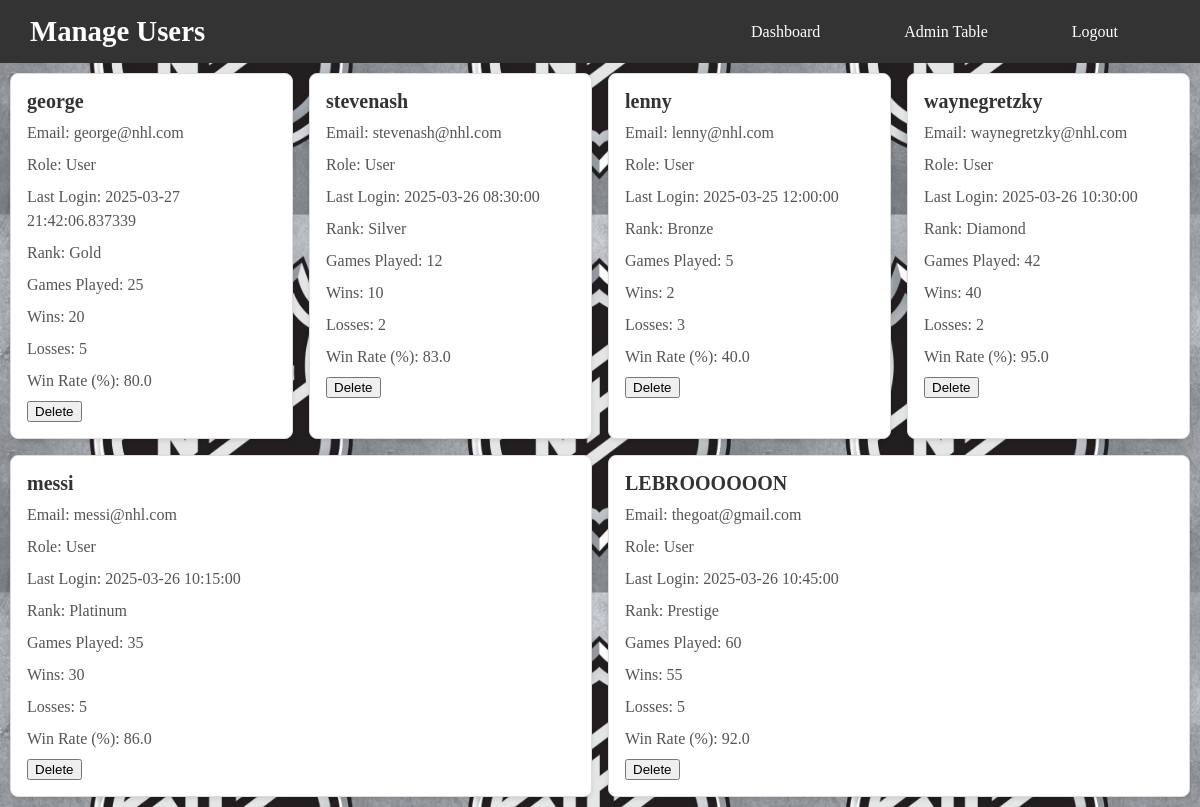
The app's page /manageUsers (signed in), older data.
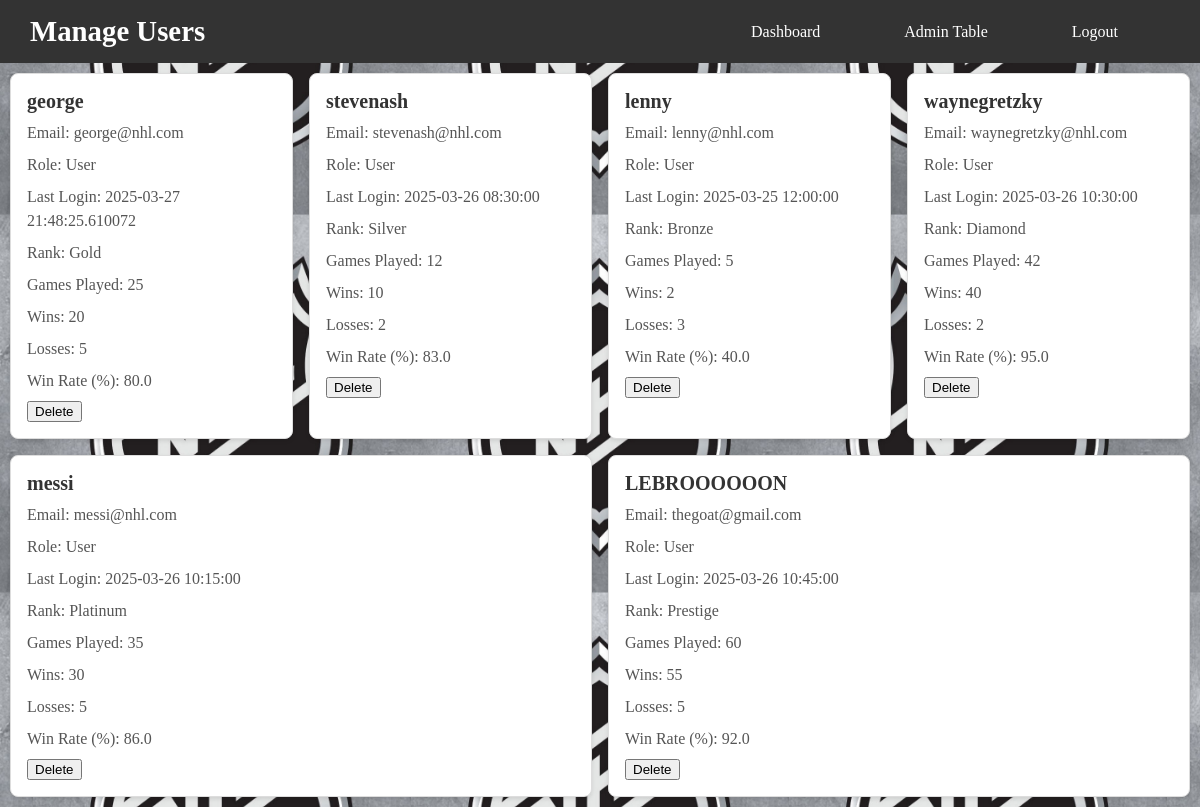
The same page, newer data.
### app/app.py (models this page shows, shortened)
class User(UserMixin, db.Model):
    __tablename__ = 'user'
    id = db.Column(db.Integer, primary_key=True)
    username = db.Column(db.String(80), unique=True, nullable=False)
    password = db.Column(db.String(80), unique=True, nullable=False)
    email = db.Column(db.String(120), unique=True, nullable=False)
    last_login = db.Column(db.DateTime, default=datetime, onupdate=datetime)
    player_rank = db.Column(db.String(50), nullable=False, default="Bronze")
    total_games_played = db.Column(db.Integer, nullable=False, default=0)
    wins = db.Column(db.Integer, nullable=False, default=0)
    losses = db.Column(db.Integer, nullable=False, default=0)
    win_rate = db.Column(db.Float, nullable=False, default=0.0)

### app/app.py (the view)
@app.route("/manageUsers")
@login_required
def manage_users():
    users = User.query.all()
    return render_template("Admin/manageUsers.html", users=users)

### app/app.py (called while the page is built)
@login_manager.user_loader
def load_user(user_id):
    admin_user = Admin.query.get(int(user_id))  # Check if the user is an admin
    if admin_user:
        return admin_user
    user = User.query.get(int(user_id))     # Check if the user is a regular user
    return user

### app/templates/Admin/manageUsers.html (shortened to what this page needs)
<!DOCTYPE html>
<html lang="en">
<head>
    <link href="../static/CSS/pages/adminStyles.css" rel="stylesheet" type="text/css">
    <link href="../static/CSS/pages/index.css" rel="stylesheet" type="text/css">
    <link href="../static/CSS/components/basics.css" rel="stylesheet" type="text/css">
    <link href="../static/CSS/components/container.css" rel="stylesheet" type="text/css">
</head>
<body>
    <header>
        <nav class="navbar">
                <h1>Manage Users</h1>
                <ul class="nav-links">
                    <li><a href="{{ url_for('admin_home') }}">Dashboard</a></li>
                    <li><a href="{{ url_for('admin_table') }}">Admin Table</a></li>
                    <li><a href="{{ url_for('logout') }}">Logout</a></li>
                </ul>
        </nav>
    </header>
    <div class="user-card-container">
        {% for user in users %}
        <div class="user-card">
            <h3>{{ user.username }}</h3>
            <p>Email: {{ user.email }}</p>
            <p>Role: User</p>
            <p>Last Login: {{ user.last_login }}</p>
            <p>Rank: {{ user.player_rank }}</p>
            <p>Games Played: {{ user.total_games_played }}</p>
            <p>Wins: {{ user.wins }}</p>
            <p>Losses: {{ user.losses }}</p>
            <p>Win Rate (%):  {{ user.win_rate }}</p>
            <div class="actions">
                <form action="{{ url_for('delete_user', user_id=user.id) }}" method="POST" style="display:inline;" onsubmit="return confirm('Are you sure you want to delete this user?');">
                    <button type="submit" class="delete">Delete</button>
                </form>
            </div>
        </div>
        {% endfor %}
    </div>
</body>
</html>

### app/static/CSS/pages/adminStyles.css (style rules this page uses)
.user-card-container { margin: 10px 10px 10px 10px; display: flex; flex-wrap: wrap; gap: 1rem; }
.user-card { background: #ffffff; border: 1px solid #ddd; border-radius: 8px; padding: 1rem; box-shadow: 0 2px 4px rgba(0, 0, 0, 0.1); flex: 1 1 calc(25% - 1rem); box-sizing: border-box; transition: transform 0.2s, box-shadow 0.2s; }
.user-card h3 { margin: 0 0 0.5rem; font-size: 1.25rem; color: #333; font-weight: bold; }
.user-card p { margin: 0.5rem 0; color: #555; line-height: 1.5; }
ul { list-style: none; padding: 0; margin: 0; display: flex; gap: 1rem; }

### app/static/CSS/pages/index.css (style rules this page uses)
.navbar { display: flex; justify-content: space-between; align-items: center; background-color: #333; padding: 15px 30px; color: white; }
.navbar h1 { font-size: 1.8rem; margin: 0; }
.nav-links { list-style: none; display: flex; gap: 20px; margin: 0; padding: 0; }
.nav-links li { display: inline; }
.nav-links a { color: white; text-decoration: none; font-size: 1rem; padding: 8px 12px; border-radius: 5px; transition: background 0.3s ease; }
nav ul { list-style: none; margin: 0; padding: 0; display: flex; justify-content: center; }
nav ul li { margin-right: 40px; }
nav ul li a { color: white; text-decoration: none; font-size: 1.1rem; border-radius: 4px; transition: background-color 0.3s ease; }

### app/static/CSS/components/basics.css (style rules this page uses)
body { background-image: url("../../images/NHLlogo.jpg"); background-size: 10cm; background-position: center; margin: 0px; }

Row changes from the older to the newer data that the page shows:
changed User "george": last_login "2025-03-27 21:42:06.837339" → "2025-03-27 21:48:25.610072"
